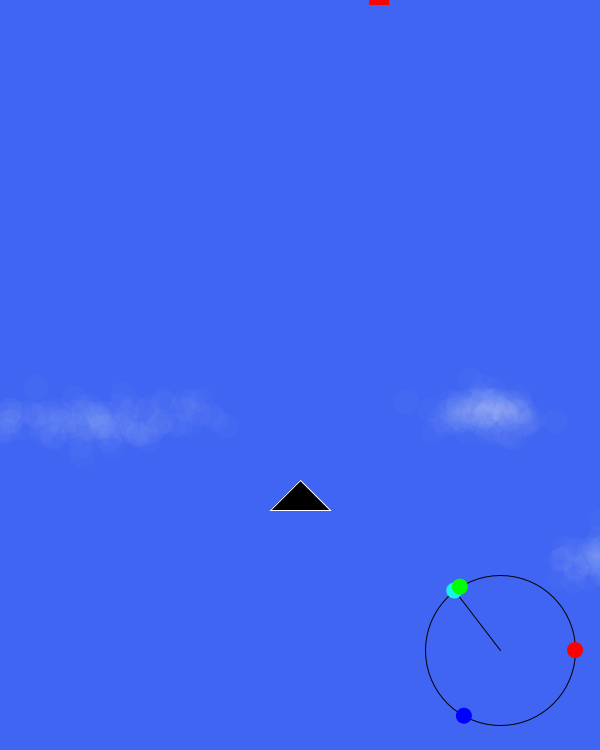
Frame 1 (no input)
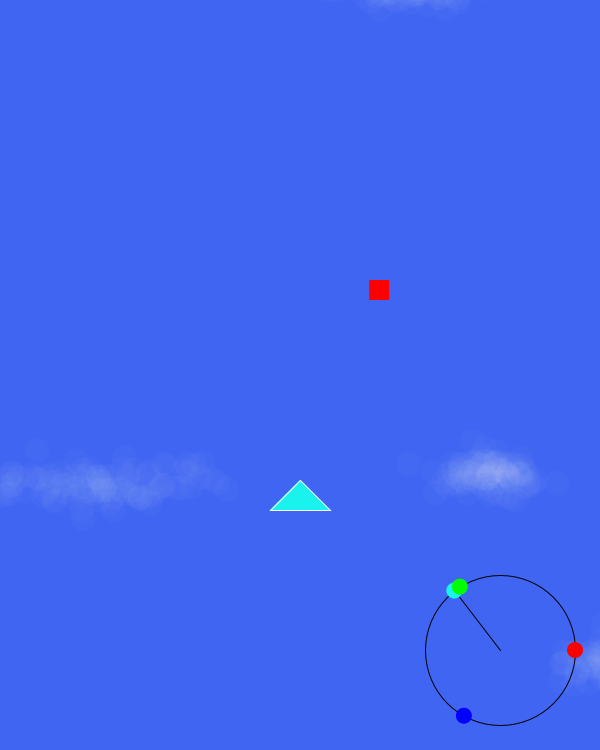
Frame 60 (the mouse pressed at the canvas centre just before this capture)
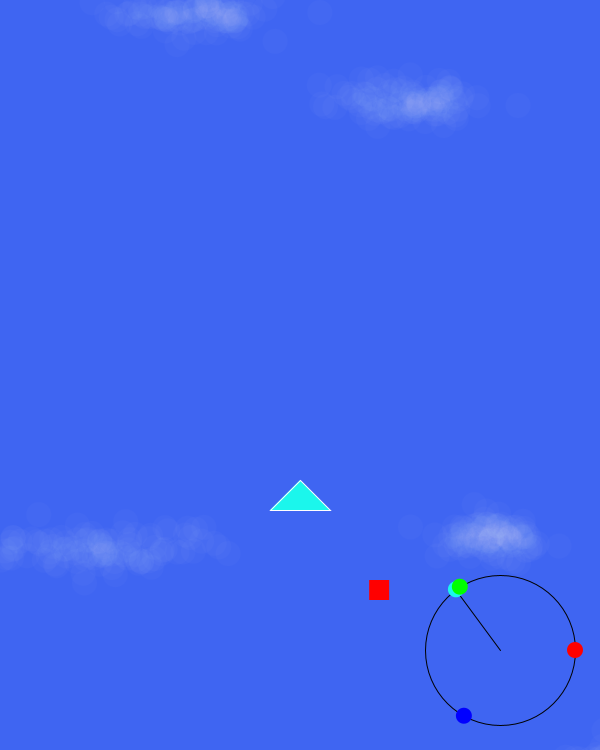
Frame 120 (the mouse held since frame 60 and released just before this capture)

The Processing sketch that drew these frames (run headless with seeded random() and noise(); from frame 60 on, the mouse is pressed at the canvas centre):

// Processing sketch: processing_144195
// ── processing_144195.pde

import java.util.*;

color sky = color(63, 101, 242);

Random generator;
Player player;
Alarm enemy1Timer;

statGraph graph;

ArrayList<Bullet> bullets; 
ArrayList<Enemy1> enemies1;

int enemy1SpawnTime = 6000;  // Time between which the number of enemy1s increases

// Stats
float attack, speed, defense;

// The points at the edge of the window which are used to calculate stats (based on mouse distance)
float attackX = 300;
float attackY = 0;
float speedX = 0;
float speedY = 800;
float defenseX = 600;
float defenseY = 800;

Cloud[] clouds;

void setup()
{
  size(600, 750);
  frameRate(30);
  
  generator = new Random();
  player = new Player();
    
  bullets = new ArrayList<Bullet>();
  enemies1 = new ArrayList<Enemy1>();
  enemies1.add(new Enemy1());
  enemy1Timer = new Alarm(enemy1SpawnTime);  // A new enemy1 is added every 5 seconds
  
  graph = new statGraph(500, 650);
  
  generateClouds(10);
}

void draw()
{
  background(sky);
  
//  figureOutStats();
  
  dealWithClouds();
  
  dealWithBullets();
  
  dealWithEnemies();
  enemy1Timer.run();
  // If timer goes off, add a new enemy and then reset it
  if (enemy1Timer.finished)
  {
    enemies1.add(new Enemy1());
    enemy1Timer = new Alarm(enemy1SpawnTime);
  }

  player.move();
  player.shoot();
  player.display();
  
  graph.run();
  graph.display();
}



class Alarm
{
  float targetMillis;
  boolean finished;

  Alarm(float targetMillis_)
  {
    targetMillis = targetMillis_ + millis();
  }

  void run()
  {
    if (millis() >= targetMillis) finished = true;
    else finished = false;
  }
}

class Bullet
{
  PVector position;
  float w, h;
  float velocity;  // Speed also determines whether the bullet belongs to the player or to an enemy (Negative = player, Positive = enemy)
  
  Bullet(float x_, float y_, float velocity_)
  {
    position = new PVector(x_, y_);
    w = 10;
    h = 20;
    velocity = velocity_;
  }
  
  void move()
  {
    position.y += velocity; 
  }
  
  void display()
  {
    // Bullet is just a vertically long ellipse for now
    noStroke();
    if (velocity < 0) fill(255, 255, 0);  // If the bullet is the player's, color it yellow
    if (velocity > 0) fill(255, 0, 0);    // If the bullet is the enemy's, color it red
    ellipse(position.x, position.y, w, h);
  }
  
  boolean offscreen()
  {
    boolean offscreen = false;
    if (position.y < -20 || position.y > height+20) offscreen = true;
    return offscreen;
  }
}
class Cloud
{
  color col;             // Color of cloud
  PVector position;      // Position of cloud
  float w, h;            // Size/shape of cloud
  PVector velocity;         // Speed at which cloud drifts
  
  // An array to hold the x & y locations for each ellipse
  PVector[] ellipseVectors;
  
  // The number of ellipses per cloud
  int ellipseNum = 100;
  
  // Standard Deviation of ellipse spread
  float standardDevX = random(30, 60);
  float standardDevY = random(10, 20);
  
  Cloud(float startingY)
  {
    col = color(255, 5);
    
    // X position is anywhere on-screen.
    // Starting y position is decided when object is created. This is done so that clouds can be initialized on-screen or above the screen depending on the situation. (See func_clouds)
    position = new PVector(random(width), startingY);    

    w = random(100, 150);
    h = random(25, 50);   

    // Will drift slightly to the left or right. Vertical speed is not greater than 2
    velocity = new PVector(random(-0.05, 0.05), random(1, 2));    
    
    // Fill ellipseVectors with Gaussian positions
    ellipseVectors = new PVector[ellipseNum];
    for (int i = 0; i < ellipseVectors.length; i++)
    {
      ellipseVectors[i] = new PVector(customGaussian(standardDevX, position.x), customGaussian(standardDevY, position.y));
    }
  }
  
  void move()
  {
    position.add(velocity);
  }
  
  void display()
  {
    // Display cloud
    ellipseMode(CENTER);
    noStroke();
    fill(col);
    // Draw each ellipse in the array
    for (int i = 0; i < ellipseVectors.length; i++)
    {
      ellipse(ellipseVectors[i].x + position.x, ellipseVectors[i].y + position.y, 25, 25);
    }
  }
}
class Enemy1
{
  PVector position;
  PVector velocity;
  float w, h;
  
  Enemy1()
  {
    // Begins above the screen
    position = new PVector(random(30, width-30), random(-10, -100));
    
    // For now, they only move vertically.
    velocity = new PVector(0, 5);
    
    w = 20;
    h = 20;
  }
  
  void move()
  {
    position.add(velocity);
  }
  
  void display()
  {
    // Just a red square for now
    noStroke();
    fill(255, 0, 0);
    rectMode(CENTER);
    rect(position.x, position.y, w, h);
  }
  
  boolean collidePlayerBullet()
  {
    for (int i = bullets.size()-1; i >= 0; i--)
    {
      Bullet bullet = bullets.get(i);
      float distance = dist(position.x, position.y, bullet.position.x, bullet.position.y);
      if (distance <= (w/2 + bullet.w/2))
      {
        bullets.remove(i);
        return true;
      }
    }
    return false;
  }
}  // end of class
// This is the player's object
class Player
{
  PVector position;
  PVector velocity;
  Alarm shotTimer;
  
  Player()
  {
    position = new PVector(width/2, height*0.66);
    velocity = new PVector(0, 0);
    shotTimer = new Alarm(0);
  }
  
  void move()
  {
    shotTimer.run();
    
    if (keyRight) player.velocity.x = (speed/20)*-1;
    if (keyLeft) player.velocity.x = (speed/20);
    if (keyUp) player.velocity.y = -2;  // This and the next value need to be changed so that they are affected by the speed stat
    if (keyDown) player.velocity.y =  4;
    
    position.add(velocity);
    
    position.x = constrain(position.x, 30, width-30);
    position.y = constrain(position.y, 15, height-15);
  }
  
  void display()
  {
    // For now, the player is represented as a simple triangle
    stroke(255);
    // Fill is based on stats
    fill(map(attack, 0, 100, 0, 255), map(speed, 0, 100, 0, 255), map(defense, 0, 100, 0, 255));
    beginShape(TRIANGLES);
    vertex(position.x, position.y-15);
    vertex(position.x+30, position.y+15);
    vertex(position.x-30, position.y+15);
    endShape();
  }
  
  void shoot()
  {
    if (keySpace && shotTimer.finished)
    {
      bullets.add(new Bullet(player.position.x, player.position.y, -8));
      shotTimer = new Alarm(500 - attack*5);
    }
  }
  
}  // end of class
class statGraph
{
  // Vector for location of the graph itself
  PVector position;
  
  // Vectors for location of maximum stats
  PVector defenseVector, speedVector, attackVector;
  
  // Thetas for maximum stat vector positions
  float defenseTheta, speedTheta, attackTheta;
  
  // Vector for center location and mouse location
  PVector center, mouse;
  
  float diameter = 150;  // Diameter of the graph
  
  statGraph(float x_, float y_)
  {
    position = new PVector(x_, y_);
    
    defenseTheta = TWO_PI*0.33;
    speedTheta = TWO_PI*0.66;
    attackTheta = TWO_PI;
        
    center = new PVector(x_, y_);
    
    defenseVector = new PVector(diameter/2 * cos(defenseTheta), diameter/2 * sin(defenseTheta));
    speedVector = new PVector(diameter/2 * cos(speedTheta), diameter/2 * sin(speedTheta));
    attackVector = new PVector(diameter/2 * cos(attackTheta), diameter/2 * sin(attackTheta));
  }
  
  void run()
  {
    // Make mouse PVector equal to mouse position
    mouse = new PVector(mouseX, mouseY);
    
    // Redefine mouse Pvector based on center
    mouse.sub(center);
    mouse.limit(75);
    
    // Figure out stats
    speed = dist(speedVector.x, speedVector.y, mouse.x, mouse.y);
    speed = map(speed, diameter, 0, 0, 100);
    
    attack = dist(attackVector.x, attackVector.y, mouse.x, mouse.y);
    attack = map(attack, diameter, 0, 0, 100);
    
    defense = dist(defenseVector.x, defenseVector.y, mouse.x, mouse.y);
    defense = map(attack, diameter, 0, 0, 100);
    
    println("Speed: " + speed);
    println("Defense: " + defense);
    println("Attack: " + attack);
  }
  
  void display()
  {
    translate(position.x, position.y);
    
    // Draw a line from the center to the mouse
    stroke(0);
    line(0, 0, mouse.x, mouse.y);
    
    // Draw the outer ellipse
    noFill();
    stroke(0);
    ellipse(0, 0, diameter, diameter);
    
    // Draw the mouse ellipse
    noStroke();
    fill(map(attack, 0, 100, 0, 255), map(speed, 0, 100, 0, 255), map(defense, 0, 100, 0, 255));
    ellipse(mouse.x, mouse.y, 16, 16);
    
    // Draw ellipses representing the stats
    noStroke();
    fill(0, 0, 255);
    ellipse(defenseVector.x, defenseVector.y, 16, 16);
  
    fill(0, 255, 0);
    ellipse(speedVector.x, speedVector.y, 16, 16);
    
    fill(255, 0, 0);
    ellipse(attackVector.x, attackVector.y, 16, 16);
  }
}
void dealWithBullets()
{
  for (int i = bullets.size()-1; i >= 0; i--)
  {
    Bullet bullet = bullets.get(i);
    bullet.move();
    bullet.display();
    if (bullet.offscreen() == true) bullets.remove(i);
  }
}

// int 'num' is the number of clouds to be generated
void generateClouds(int num)
{
  // Generate array of given length
  clouds = new Cloud[num];
  
  // Fill up array with cloud objects
  for (int i = 0; i < clouds.length; i++)
  {
    clouds[i] = new Cloud(random(-150, height));
  }
}


void dealWithClouds()
{
  // Iterate through clouds array
  for (int i = 0; i < clouds.length; i++)
  {
    clouds[i].move();
    clouds[i].display();
    
    // If the cloud moves below the screen, re-initialize it above the screen
    if (clouds[i].position.y > height + 200)
    {
      clouds[i] = new Cloud(random(-150, 0));
    }
  }
}
float customGaussian(float sd, float mean)
{
  // nextGaussian() uses a mean of 0 and a standard deviation of 1
  float num = (float) generator.nextGaussian();

  // Multiply by our new standard deviation and add our new mean
  float value = num * sd + mean;

  return value;
}
void dealWithEnemies()
{ 
  for (int i = enemies1.size()-1; i >= 0; i--)
  {
    Enemy1 enemy1 = enemies1.get(i);
    enemy1.move();
    enemy1.display();
    
    // Check for collisions with bullets
    if (enemy1.collidePlayerBullet() == true)
    {
      enemies1.remove(i);
      enemies1.add(new Enemy1());
    }
    
    // If the Enemy1 goes off the screen, remove it and spawn a new one
    if (enemy1.position.y > height+30)
    {
      enemies1.remove(i);
      enemies1.add(new Enemy1());
    }
  }
}
void figureOutStats()
{
  // Stats are based on the mouse's distance from three points at the edge of the window (defined as global variables)
  attack = map(dist(mouseX, mouseY, attackX, attackY), 0, 875, 100, 0);
  speed = map(dist(mouseX, mouseY, speedX, speedY), 0, 1000, 100, 0);
  defense = map(dist(mouseX, mouseY, defenseX, defenseY), 0, 1000, 100, 0);
  println(attack+", "+speed+", "+defense);
}
boolean keyUp, keyDown, keyRight, keyLeft, keySpace;

void keyPressed()
{
//  if (key == 'a') player.velocity.x = (speed/20)*-1;
//  if (key == 'd') player.velocity.x = (speed/20);
//  if (key == 'w') player.velocity.y = -2;  // This and the next value need to be changed so that they are affected by the speed stat
//  if (key == 's') player.velocity.y =  4;

//  if (key == ' ')
//  {
//    player.shoot();
//  }

  if (key == 'a') keyRight = true;
  if (key == 'd') keyLeft = true;
  if (key == 'w') keyUp = true;
  if (key == 's') keyDown = true;
  
  if (key == ' ') keySpace = true;
}


void keyReleased()
{ 
  if (key == 'a') keyRight = false;
  if (key == 'd') keyLeft = false;
  if (key == 'w') keyUp = false;
  if (key == 's') keyDown = false;
  
  if (key == ' ') keySpace = false;
}
